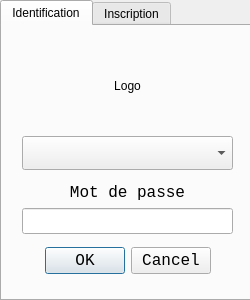
<?xml version="1.0" encoding="UTF-8"?>
<ui version="4.0">
 <class>AuthDialog</class>
 <widget class="QDialog" name="AuthDialog">
  <property name="geometry">
   <rect>
    <x>0</x>
    <y>0</y>
    <width>250</width>
    <height>300</height>
   </rect>
  </property>
  <property name="minimumSize">
   <size>
    <width>250</width>
    <height>300</height>
   </size>
  </property>
  <property name="maximumSize">
   <size>
    <width>250</width>
    <height>300</height>
   </size>
  </property>
  <property name="windowTitle">
   <string>Authentification</string>
  </property>
  <property name="windowIcon">
   <iconset resource="../../../res/res.qrc">
    <normaloff>:/images/icone_temporaire.png</normaloff>:/images/icone_temporaire.png</iconset>
  </property>
  <property name="styleSheet">
   <string notr="true"/>
  </property>
  <widget class="QTabWidget" name="authTabWidget">
   <property name="geometry">
    <rect>
     <x>0</x>
     <y>0</y>
     <width>251</width>
     <height>301</height>
    </rect>
   </property>
   <property name="styleSheet">
    <string notr="true"/>
   </property>
   <property name="currentIndex">
    <number>0</number>
   </property>
   <widget class="QWidget" name="authTab">
    <attribute name="title">
     <string>Identification</string>
    </attribute>
    <widget class="QWidget" name="layoutWidget">
     <property name="geometry">
      <rect>
       <x>20</x>
       <y>110</y>
       <width>211</width>
       <height>138</height>
      </rect>
     </property>
     <layout class="QVBoxLayout" name="verticalLayout">
      <item>
       <widget class="QComboBox" name="loginList">
        <property name="styleSheet">
         <string notr="true">height:28px;
font-size:21px;</string>
        </property>
       </widget>
      </item>
      <item>
       <spacer name="verticalSpacer">
        <property name="orientation">
         <enum>Qt::Vertical</enum>
        </property>
        <property name="sizeHint" stdset="0">
         <size>
          <width>20</width>
          <height>40</height>
         </size>
        </property>
       </spacer>
      </item>
      <item>
       <widget class="QLabel" name="userPassLabel">
        <property name="font">
         <font>
          <family>Monospace</family>
          <pointsize>12</pointsize>
         </font>
        </property>
        <property name="styleSheet">
         <string notr="true"/>
        </property>
        <property name="text">
         <string>Mot de passe</string>
        </property>
        <property name="alignment">
         <set>Qt::AlignBottom|Qt::AlignHCenter</set>
        </property>
       </widget>
      </item>
      <item>
       <widget class="QLineEdit" name="userPassInput">
        <property name="font">
         <font>
          <family>Monospace</family>
          <pointsize>11</pointsize>
         </font>
        </property>
        <property name="styleSheet">
         <string notr="true"/>
        </property>
        <property name="inputMethodHints">
         <set>Qt::ImhHiddenText|Qt::ImhNoAutoUppercase|Qt::ImhNoPredictiveText|Qt::ImhSensitiveData</set>
        </property>
        <property name="echoMode">
         <enum>QLineEdit::Password</enum>
        </property>
       </widget>
      </item>
      <item>
       <spacer name="verticalSpacer_2">
        <property name="orientation">
         <enum>Qt::Vertical</enum>
        </property>
        <property name="sizeHint" stdset="0">
         <size>
          <width>20</width>
          <height>40</height>
         </size>
        </property>
       </spacer>
      </item>
      <item>
       <widget class="QDialogButtonBox" name="authButtonBox">
        <property name="font">
         <font>
          <family>Monospace</family>
          <pointsize>12</pointsize>
         </font>
        </property>
        <property name="styleSheet">
         <string notr="true"/>
        </property>
        <property name="orientation">
         <enum>Qt::Horizontal</enum>
        </property>
        <property name="standardButtons">
         <set>QDialogButtonBox::Cancel|QDialogButtonBox::Ok</set>
        </property>
        <property name="centerButtons">
         <bool>true</bool>
        </property>
       </widget>
      </item>
     </layout>
    </widget>
    <widget class="QLabel" name="logo">
     <property name="geometry">
      <rect>
       <x>20</x>
       <y>10</y>
       <width>211</width>
       <height>100</height>
      </rect>
     </property>
     <property name="minimumSize">
      <size>
       <width>0</width>
       <height>100</height>
      </size>
     </property>
     <property name="maximumSize">
      <size>
       <width>16777215</width>
       <height>16777215</height>
      </size>
     </property>
     <property name="text">
      <string>Logo</string>
     </property>
     <property name="alignment">
      <set>Qt::AlignCenter</set>
     </property>
     <property name="indent">
      <number>0</number>
     </property>
    </widget>
   </widget>
   <widget class="QWidget" name="creationTab">
    <attribute name="title">
     <string>Inscription</string>
    </attribute>
    <widget class="QWidget" name="layoutWidget_2">
     <property name="geometry">
      <rect>
       <x>10</x>
       <y>30</y>
       <width>222</width>
       <height>221</height>
      </rect>
     </property>
     <layout class="QVBoxLayout" name="verticalLayout_2">
      <item>
       <widget class="QLabel" name="userPassLabel_3">
        <property name="font">
         <font>
          <family>Monospace</family>
          <pointsize>12</pointsize>
         </font>
        </property>
        <property name="styleSheet">
         <string notr="true"/>
        </property>
        <property name="text">
         <string>Nouvel utilisateur</string>
        </property>
        <property name="alignment">
         <set>Qt::AlignBottom|Qt::AlignHCenter</set>
        </property>
       </widget>
      </item>
      <item>
       <widget class="QLineEdit" name="newUserLoginInput">
        <property name="font">
         <font>
          <family>Monospace</family>
          <pointsize>11</pointsize>
         </font>
        </property>
        <property name="styleSheet">
         <string notr="true"/>
        </property>
        <property name="inputMethodHints">
         <set>Qt::ImhNone</set>
        </property>
        <property name="echoMode">
         <enum>QLineEdit::Normal</enum>
        </property>
       </widget>
      </item>
      <item>
       <widget class="QLabel" name="userPassLabel_2">
        <property name="font">
         <font>
          <family>Monospace</family>
          <pointsize>12</pointsize>
         </font>
        </property>
        <property name="styleSheet">
         <string notr="true"/>
        </property>
        <property name="text">
         <string>Mot de passe</string>
        </property>
        <property name="alignment">
         <set>Qt::AlignBottom|Qt::AlignHCenter</set>
        </property>
       </widget>
      </item>
      <item>
       <widget class="QLineEdit" name="newUserPassInput">
        <property name="font">
         <font>
          <family>Monospace</family>
          <pointsize>11</pointsize>
         </font>
        </property>
        <property name="styleSheet">
         <string notr="true"/>
        </property>
        <property name="inputMethodHints">
         <set>Qt::ImhHiddenText|Qt::ImhNoAutoUppercase|Qt::ImhNoPredictiveText|Qt::ImhSensitiveData</set>
        </property>
        <property name="echoMode">
         <enum>QLineEdit::Password</enum>
        </property>
       </widget>
      </item>
      <item>
       <widget class="QLabel" name="userPassLabel_4">
        <property name="font">
         <font>
          <family>Monospace</family>
          <pointsize>12</pointsize>
         </font>
        </property>
        <property name="styleSheet">
         <string notr="true"/>
        </property>
        <property name="text">
         <string>Confirmer mot de passe</string>
        </property>
        <property name="alignment">
         <set>Qt::AlignBottom|Qt::AlignHCenter</set>
        </property>
       </widget>
      </item>
      <item>
       <widget class="QLineEdit" name="newUserPassInputConfirm">
        <property name="font">
         <font>
          <family>Monospace</family>
          <pointsize>11</pointsize>
         </font>
        </property>
        <property name="styleSheet">
         <string notr="true"/>
        </property>
        <property name="inputMethodHints">
         <set>Qt::ImhHiddenText|Qt::ImhNoAutoUppercase|Qt::ImhNoPredictiveText|Qt::ImhSensitiveData</set>
        </property>
        <property name="echoMode">
         <enum>QLineEdit::Password</enum>
        </property>
       </widget>
      </item>
      <item>
       <spacer name="verticalSpacer_3">
        <property name="orientation">
         <enum>Qt::Vertical</enum>
        </property>
        <property name="sizeHint" stdset="0">
         <size>
          <width>20</width>
          <height>40</height>
         </size>
        </property>
       </spacer>
      </item>
      <item>
       <widget class="QDialogButtonBox" name="subscriptButtonBox">
        <property name="font">
         <font>
          <family>Monospace</family>
          <pointsize>12</pointsize>
         </font>
        </property>
        <property name="styleSheet">
         <string notr="true"/>
        </property>
        <property name="orientation">
         <enum>Qt::Horizontal</enum>
        </property>
        <property name="standardButtons">
         <set>QDialogButtonBox::Cancel|QDialogButtonBox::Ok</set>
        </property>
        <property name="centerButtons">
         <bool>true</bool>
        </property>
       </widget>
      </item>
     </layout>
    </widget>
   </widget>
  </widget>
 </widget>
 <resources>
  <include location="../../../res/res.qrc"/>
 </resources>
 <connections/>
</ui>
